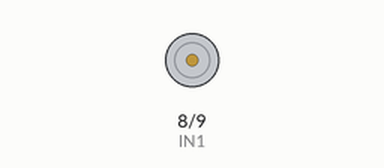
Recording of a sketch running on a simulated Arduino Uno, built with avr-gcc and run on an emulated ATmega328P. Shown: motor-driver pin pairs drawn as motors (green arrow = first pin HIGH = forward, orange = second pin HIGH = backward, longer = more drive).

Above: at 1.0 s.
At 2.07 s:
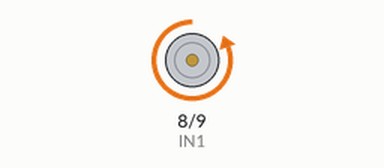
At 4.12 s:
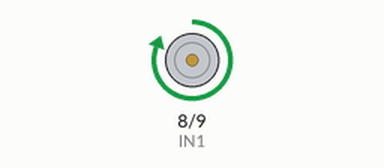
Timing chart, 0 to 5.3 s (numbered marks = the images above):
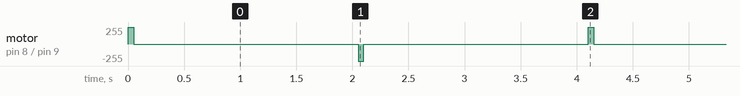

The sketch:

drive_valve.ino
```cpp
#define IN1 8
#define IN2 9
#define PULSE_MS 50

void setup() {
  pinMode(IN1, OUTPUT);
  pinMode(IN2, OUTPUT);
  // Start with both low — no current through coil
  digitalWrite(IN1, LOW);
  digitalWrite(IN2, LOW);
}

void openValve() {
  digitalWrite(IN1, HIGH);
  digitalWrite(IN2, LOW);
  delay(PULSE_MS);
  digitalWrite(IN1, LOW);   // cut power — valve latches open
  digitalWrite(IN2, LOW);
}

void closeValve() {
  digitalWrite(IN1, LOW);
  digitalWrite(IN2, HIGH);
  delay(PULSE_MS);
  digitalWrite(IN1, LOW);   // cut power — valve latches closed
  digitalWrite(IN2, LOW);
}

void loop() {
  openValve();
  delay(2000);   // wait 2 seconds
  closeValve();
  delay(2000);
}
```

Measured:
- by itself, motor on pin 8 (IN1) / pin 9 (IN2): repeats every 4.1 s: stopped 2.0 s, backward 255/255 0.05 s, stopped 2.0 s, forward 255/255 0.05 s
